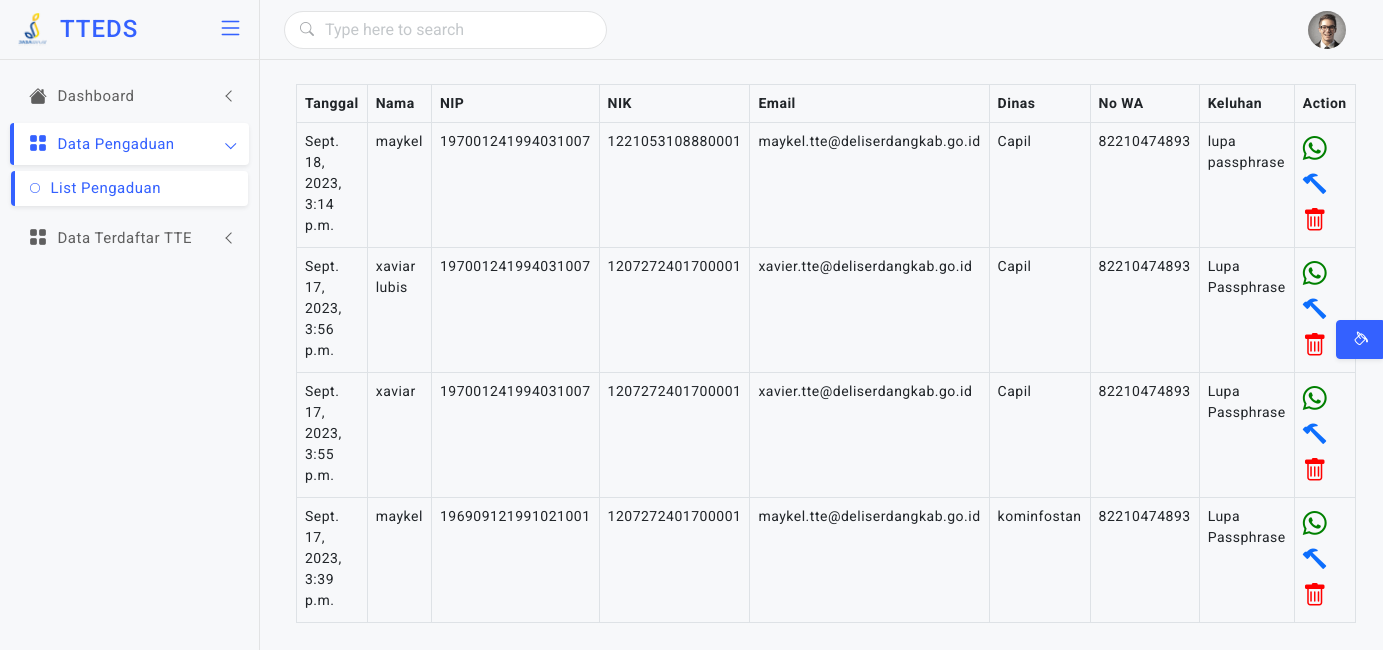
The app's page /backend/list-pengaduan/, older data.
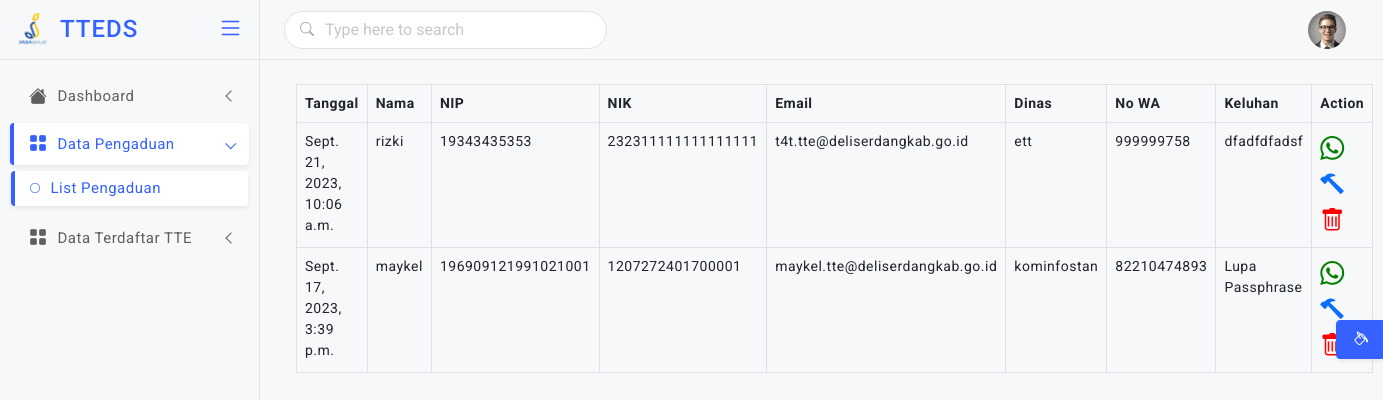
The same page, newer data.
### beranda/models.py (models this page shows, shortened)
class Pengaduan(models.Model):
    nama = models.CharField(max_length=200)
    nip  = models.IntegerField()
    nik  = models.IntegerField()
    email = models.EmailField(default='.tte@deliserdangkab.go.id')
    dinas = models.CharField(max_length=400)
    nohp  = models.IntegerField()
    keluhan = models.TextField()
    publish = models.DateTimeField(auto_now_add=True)

### backend/views.py (the view)
# urls.py: path('list-pengaduan/', views.listpengaduan, name='list-pengaduan'),
def listpengaduan(request):
    listpengaduan = Pengaduan.objects.all().order_by('-pk')
    return render(request,'backend/list-pengaduan.html',{'listpengaduan':listpengaduan})

### backend/templates/backend/list-pengaduan.html (shortened to what this page needs)
{% extends "backend/master.html" %}
{% block dashboard %}
<div class="container">
    <div class="row">
        <div class="col-md-12">
            <table class="table table-bordered table-hover">
                <thead>
                    <tr>
                        <th>Tanggal</th>
                        <th>Nama</th>
                        <th>NIP</th>
                        <th>NIK</th>
                        <th>Email</th>
                        <th>Dinas</th>
                        <th>No WA</th>
                        <th>Keluhan</th>
                        <th>Action</th>
                    </tr>
                </thead>
                <tbody>
                    {% for l  in listpengaduan  %}
                    <tr>
                        <td>{{l.publish}}</td>
                        <td>{{l.nama}}</td>
                        <td>{{l.nip}}</td>
                        <td>{{l.nik}}</td>
                        <td>{{l.email}}</td>
                        <td>{{l.dinas}}</td>
                        <td>{{l.nohp}}</td>
                        <td>{{l.keluhan}}</td>
                        <td>
                            <a href="https://api.whatsapp.com/send?phone={{l.nohp}}"><i class="bi bi-whatsapp fs-4" style="color: green;"></i></a>
                            <a href="#"><i class="bi bi-hammer fs-4"></i></a>
                            <a href="#"><i class="bi bi-trash fs-4" style="color:red" data-bs-toggle="modal" data-bs-target="#exampleModal-{{l.id}}"></i></a>
                        </td>
                    </tr>
                    {% endfor %}
                </tbody>
            </table>
        </div>
    </div>
</div>
{% endblock dashboard %}

### backend/templates/backend/master.html (shortened to what this page needs)
<!doctype html>
<html lang="en">
    {% load static %}
<head>
  <link href="{% static "assets/plugins/vectormap/jquery-jvectormap-2.0.2.css" %}" rel="stylesheet"/>
  <link href="{% static "assets/plugins/simplebar/css/simplebar.css" %}" rel="stylesheet" />
  <link href="{% static "assets/plugins/perfect-scrollbar/css/perfect-scrollbar.css" %}" rel="stylesheet" />
  <link href="{% static "assets/plugins/metismenu/css/metisMenu.min.css" %}" rel="stylesheet" />
  <link href="{% static "assets/css/bootstrap.min.css" %}" rel="stylesheet" />
  <link href="{% static "assets/css/bootstrap-extended.css" %}" rel="stylesheet" />
  <link href="{% static "assets/css/style.css" %}" rel="stylesheet" />
  <link href="{% static "assets/css/icons.css" %}" rel="stylesheet">
  <link rel="stylesheet" href="https://cdn.jsdelivr.net/npm/bootstrap-icons@1.5.0/font/bootstrap-icons.css">
	<link href="{% static "assets/css/pace.min.css" %}" rel="stylesheet" />
  <link href="{% static "assets/css/dark-theme.css" %}" rel="stylesheet" />
  <link href="{% static "assets/css/light-theme.css" %}" rel="stylesheet" />
  <link href="{% static "assets/css/semi-dark.css" %}" rel="stylesheet" />
  <link href="{% static "assets/css/header-colors.css" %}" rel="stylesheet" />
</head>
<body>
  <div class="wrapper">
      <header class="top-header">
        <nav class="navbar navbar-expand gap-3">
            <form class="searchbar">
                <div class="position-absolute top-50 translate-middle-y search-icon ms-3"><i class="bi bi-search"></i></div>
                <input class="form-control" type="text" placeholder="Type here to search">
            </form>
            <div class="top-navbar-right ms-auto">
              <ul class="navbar-nav align-items-center">
              <li class="nav-item dropdown dropdown-user-setting">
                <a class="nav-link dropdown-toggle dropdown-toggle-nocaret" href="#" data-bs-toggle="dropdown">
                  <div class="user-setting d-flex align-items-center">
                    <img src=" {% static "assets/images/avatars/avatar-1.png" %}" class="user-img" alt="">
                  </div>
                </a>
              </li>
              </ul>
              </div>
        </nav>
      </header>
        <aside class="sidebar-wrapper" data-simplebar="true">
          <div class="sidebar-header">
            <div>
              <img src=" {% static "assets/images/favicon32.png" %} " class="logo-icon" alt="logo icon">
            </div>
            <div>
              <h4 class="logo-text">TTEDS</h4>
            </div>
            <div class="toggle-icon ms-auto"> <i class="bi bi-list"></i>
            </div>
          </div>
          <ul class="metismenu" id="menu">
            <li>
              <a href="javascript:;" class="has-arrow">
                <div class="parent-icon"><i class="bi bi-house-fill"></i>
                </div>
                <div class="menu-title">Dashboard</div>
              </a>
            </li>
            <li>
              <a href="javascript:;" class="has-arrow">
                <div class="parent-icon"><i class="bi bi-grid-fill"></i>
                </div>
                <div class="menu-title">Data Pengaduan</div>
              </a>
              <ul>
                <li> <a href="{% url 'list-pengaduan' %}"><i class="bi bi-circle"></i>List Pengaduan</a>
                </li>
              </ul>
            </li>
            <li>
              <a href="javascript:;" class="has-arrow">
                <div class="parent-icon"><i class="bi bi-grid-fill"></i>
                </div>
                <div class="menu-title">Data Terdaftar TTE</div>
              </a>
            </li>
          </ul>
       </aside>
        <main class="page-content">
        {% block dashboard %}{% endblock dashboard %}
          </main>
       <div class="switcher-body">
        <button class="btn btn-primary btn-switcher shadow-sm" type="button" data-bs-toggle="offcanvas" data-bs-target="#offcanvasScrolling" aria-controls="offcanvasScrolling"><i class="bi bi-paint-bucket me-0"></i></button>
       </div>
  </div>
</body>
</html>

### static/assets/css/style.css (style rules this page uses)
body { font-size: 14px; color: #4c5258; letter-spacing: .5px; font-family: Roboto, sans-serif; background-color: #f7f8fa; overflow-x: hidden; }
.wrapper { width: auto; position: relative }
a { text-decoration: none; }
::placeholder { opacity: 0.4 !important; }
.top-header .navbar { position: fixed; top: 0; left: 260px; right: 0; background-color: #f7f8fa; border-bottom: 1px solid #e2e3e4; background-clip: padding-box; height: 60px; z-index: 10; padding: 0 1.5rem; transition: all .2s; }
.top-header .navbar .top-navbar-right .nav-link { color: #293445; font-size: 18px; font-weight: 500; padding-right: .8rem; padding-left: .8rem; }
.top-header .navbar .searchbar { position: relative; width: 30%; }
.top-header .navbar .searchbar .form-control { border-radius: 30px; box-shadow: none; padding-left: 2.5rem; padding-right: 2.5rem; border: 1px solid #e2e3e4; }
.top-header .navbar .searchbar .search-icon, .top-header .navbar .dropdown-searchbar .search-icon { opacity: 0.5; }
.dropdown-toggle-nocaret:after { display: none }
.top-header .navbar .user-img { width: 38px; height: 38px; padding: 0px; border-radius: 50%; }
.sidebar-wrapper { position: fixed; top: 0; left: 0; width: 260px; height: 100%; background-color: #f7f8fa; background-clip: padding-box; border-right: 1px solid #e2e3e4; transition: all .2s; z-index: 16; }
.sidebar-wrapper .sidebar-header { width: 260px; height: 60px; display: flex; align-items: center; position: fixed; top: 0; bottom: 0; padding: 0 15px; z-index: 5; background: #f7f8fa; border-right: 1px solid #e2e3e4; border-bottom: 1px solid #e4e4e4; background-clip: padding-box; transition: all .2s; }
.sidebar-wrapper .sidebar-header .logo-icon { width: 35px; }
.sidebar-wrapper .sidebar-header .logo-text { font-size: 24px; margin-left: 10px; margin-bottom: 0; letter-spacing: 1px; color: #3461ff; }
.toggle-icon { font-size: 26px; cursor: pointer; color: #3461ff; }
.sidebar-wrapper ul { padding: 0; margin: 0; list-style: none; background: 0 0 }
.sidebar-wrapper .metismenu { background: 0 0; display: -webkit-box; display: -ms-flexbox; display: flex; padding: 10px; margin-top: 60px; -webkit-box-orient: vertical; -webkit-box-direction: normal; -ms-flex-direction: column; flex-direction: column }
.sidebar-wrapper .metismenu li+li { margin-top: 5px }
.sidebar-wrapper .metismenu li:first-child { margin-top: 5px }
.sidebar-wrapper .metismenu li:last-child { margin-bottom: 5px }
.sidebar-wrapper .metismenu>li { display: -webkit-box; display: -ms-flexbox; display: flex; -webkit-box-orient: vertical; -webkit-box-direction: normal; -ms-flex-direction: column; flex-direction: column; position: relative }
.sidebar-wrapper .metismenu a { position: relative; display: flex; align-items: center; justify-content: left; padding: 10px 15px; border-radius: 4px; font-size: 15px; color: #5f5f5f; outline-width: 0; text-overflow: ellipsis; overflow: hidden; letter-spacing: .5px; border-left: 4px solid rgb(255 255 255 / 0%); transition: all .2s ease-out }
.sidebar-wrapper .metismenu a .parent-icon { font-size: 18px; line-height: 1 }
.sidebar-wrapper .metismenu a .menu-title { margin-left: 10px }
.sidebar-wrapper .metismenu ul a { padding: 6px 15px 6px 15px; font-size: 15px; border: 0; border-left: 4px solid rgb(255 255 255 / 0%); }
.sidebar-wrapper .metismenu ul a i { margin-right: 10px; font-size: 10px; }
.sidebar-wrapper .metismenu ul { border: 1px solid #ffffff00; background: rgb(255 255 255 / 0%); }
.sidebar-wrapper .metismenu .mm-active>a, .sidebar-wrapper .metismenu a:active, .sidebar-wrapper .metismenu a:focus, .sidebar-wrapper .metismenu a:hover { color: #3461ff; text-decoration: none; background-color: rgb(255 255 255); border-left: 4px solid #3461ff; box-shadow: 0 0.125rem 0.25rem rgb(0 0 0 / 8%); }
.metismenu .has-arrow:after { position: absolute; content: ""; width: .5em; height: .5em; border-style: solid; border-width: 1.2px 0 0 1.2px; border-color: initial; right: 15px; transform: rotate(-45deg) translateY(-50%); transform-origin: top; top: 50%; transition: all .3s ease-out }
.page-content { margin-left: 260px; margin-top: 60px; padding: 1.5rem; transition: all .2s; }
.btn-switcher { position: fixed; right: 0px; top: 40%; border-top-right-radius: 0; border-bottom-right-radius: 0; }

Row changes from the older to the newer data that the page shows:
removed Pengaduan: publish "Sept. 18, 2023, 3:14 p.m.", nama "maykel", nip "197001241994031007", nik "1221053108880001", email "maykel.tte@deliserdangkab.go.id", dinas "Capil", nohp "82210474893", keluhan "lupa passphrase"
removed Pengaduan: publish "Sept. 17, 2023, 3:56 p.m.", nama "xaviar lubis", nip "197001241994031007", nik "1207272401700001", email "xavier.tte@deliserdangkab.go.id", dinas "Capil", nohp "82210474893", keluhan "Lupa Passphrase"
removed Pengaduan: publish "Sept. 17, 2023, 3:55 p.m.", nama "xaviar", nip "197001241994031007", nik "1207272401700001", email "xavier.tte@deliserdangkab.go.id", dinas "Capil", nohp "82210474893", keluhan "Lupa Passphrase"
added Pengaduan: publish "Sept. 21, 2023, 10:06 a.m.", nama "rizki", nip "19343435353", nik "232311111111111111", email "t4t.tte@deliserdangkab.go.id", dinas "ett", nohp "999999758", keluhan "dfadfdfadsf"
